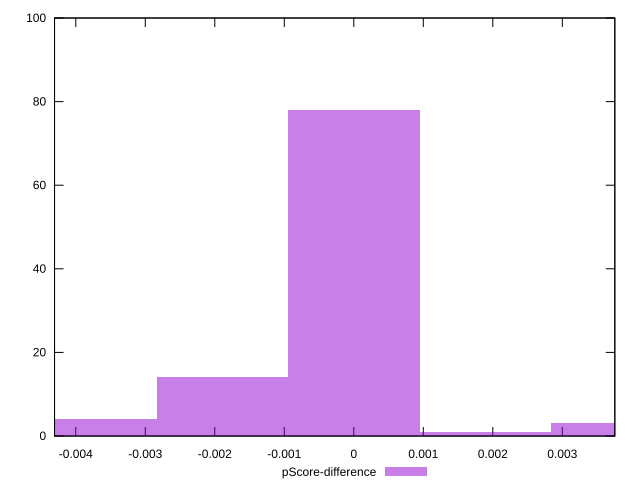

Generate this figure with gnuplot:
reset

$pScoreDifference <<EOF
-0.0018912787626325946 14
0 78
-0.003782557525265189 4
0.003782557525265189 3
0.0018912787626325946 1
EOF

set key outside below
set boxwidth 0.0018912787626325946
set xrange [-0.0043055555555555625:0.003755555555555512]
set yrange [0:100]
set trange [0:100]
set style fill transparent solid 0.5 noborder
set terminal svg size 640, 490 enhanced background rgb 'white'
set output "reports/report_00027_2021-02-24T12-40-31.850Z/uses-rel-preconnect/samples/agenda/pScore-difference/histogram.svg"

plot $pScoreDifference title "pScore-difference" with boxes

reset
